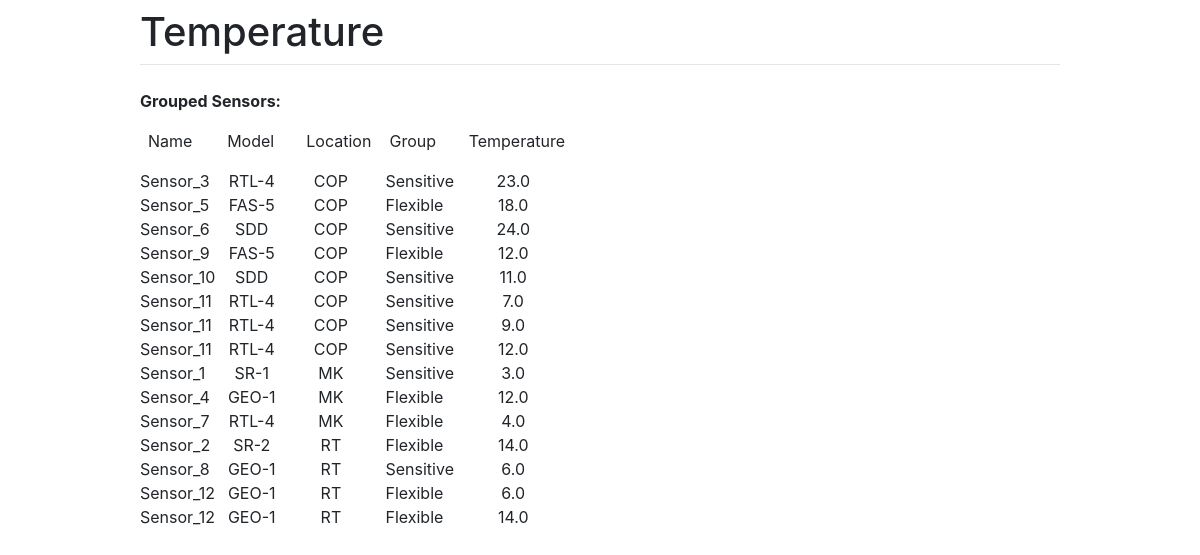
/temperature_module/temperatures/, run on the app's committed database.
### temperature/models.py (models this page shows, shortened)
class Sensor(models.Model):
    name = models.CharField(max_length=100)
    model = models.CharField(max_length=100)
    location = models.CharField(max_length=200)
    group = models.CharField(max_length=100)

class Temperature(models.Model):
    date = models.DateField(auto_now = True)
    time = models.TimeField(auto_now = True)
    temperature = models.FloatField()
    sensor = models.ForeignKey(Sensor, on_delete=models.CASCADE)

### temperature/views.py (the view)
# urls.py: path('temperature_module/temperatures/', views.temperatures),
def temperatures(request):
    sensor = Sensor.objects.all()
    name_list = []
    loc_list = []
    id_list = []
    current_list = []
    for s in sensor:
        index = s.id
        id_list.append(index)
        name = s.name
        name_list.append(name)
        loc = s.location
        loc_list.append(loc)
        if loc not in current_list:
            current_list.append(loc)
    temperature = Temperature.objects.all()
    temp_list = []
    for t in temperature:
        temp = t.temperature
        temp_list.append(temp)
    sl = sensor.values('name').order_by('location')
    tl = temperature.values('id').order_by('sensor__location')
    return render(
        request, 'temperatures.html', context={
            'id_list':index,
            'name_list':name_list,
            'loc_list':loc_list,
            'temp_list':temp_list,
            'current_list':current_list,
            'sl':sl,
            't':t,
            'tl':tl,
        })

### temperature/templates/temperatures.html (shortened to what this page needs)
<html lang="en">
    <head>
        <link rel="stylesheet" href="https://stackpath.bootstrapcdn.com/bootstrap/4.1.3/css/bootstrap.min.css">
    </head>
    <body>
        <div class="container">
            <div class="row justify-content-center">
                <div class="col-10">
                <h1 class="mt-2">Temperature</h1>
                <hr class="mt-0 mb-4">
                {% block content %}
                    <p><strong>Grouped Sensors:</strong>
                        <div class="row">
                            <div class="ml-2 col-1">
                                <p>Name</p>
                            </div>
                            <div class="col-1">
                                <p>Model</p>
                            </div>
                            <div class="col-1">
                                <p>Location</p>
                            </div>
                            <div class="ml-1 col-1">
                                <p>Group</p>
                            </div>
                            <div class="col-1">
                                <p>Temperature</p>
                            </div>
                        </div>
                        <div class="row">
                            <div class="col-1 text-center">
                            {% for slv in sl.values %}
                                <div>{{slv.name}}</div>
                            {% endfor %}
                            </div>
                            <div class="ml-2 col-1 text-center">
                            {% for slv in sl.values %}
                                <div>{{slv.model}}</div>
                            {% endfor %}
                            </div>
                            <div class="col-1 text-center">
                            {% for slv in sl.values %}
                                <div>{{slv.location}}</div>
                            {% endfor %}
                            </div>
                            <div class="col-1 text-center">
                            {% for slv in sl.values %}
                                <div>{{slv.group}}</div>
                            {% endfor %}
                            </div>
                            <div class="ml-4 col-1 text-center">
                            {% for tlv in tl.values %}
                                <div>{{tlv.temperature}}</div>
                            {% endfor %}
                            </div>
                        </div>
                    </p>
                {% endblock %}
                </div>
            </div>
        </div>
    </body>
</html>

### data on the page
Sensor: name "Sensor_3", model "RTL-4", location "COP", group "Sensitive"
Sensor: name "Sensor_5", model "FAS-5", location "COP", group "Flexible"
Sensor: name "Sensor_6", model "SDD", location "COP", group "Sensitive"
Sensor: name "Sensor_9", model "FAS-5", location "COP", group "Flexible"
Sensor: name "Sensor_10", model "SDD", location "COP", group "Sensitive"
Sensor: name "Sensor_11", model "RTL-4", location "COP", group "Sensitive"
Sensor: name "Sensor_11", model "RTL-4", location "COP", group "Sensitive"
Sensor: name "Sensor_11", model "RTL-4", location "COP", group "Sensitive"
Sensor: name "Sensor_1", model "SR-1", location "MK", group "Sensitive"
Sensor: name "Sensor_4", model "GEO-1", location "MK", group "Flexible"
Sensor: name "Sensor_7", model "RTL-4", location "MK", group "Flexible"
Sensor: name "Sensor_2", model "SR-2", location "RT", group "Flexible"
Sensor: name "Sensor_8", model "GEO-1", location "RT", group "Sensitive"
Sensor: name "Sensor_12", model "GEO-1", location "RT", group "Flexible"
Sensor: name "Sensor_12", model "GEO-1", location "RT", group "Flexible"
Temperature: temperature "23.0"
Temperature: temperature "18.0"
Temperature: temperature "24.0"
Temperature: temperature "12.0"
Temperature: temperature "11.0"
Temperature: temperature "7.0"
Temperature: temperature "9.0"
Temperature: temperature "12.0"
Temperature: temperature "3.0"
Temperature: temperature "12.0"
Temperature: temperature "4.0"
Temperature: temperature "14.0"
Temperature: temperature "6.0"
Temperature: temperature "6.0"
Temperature: temperature "14.0"
